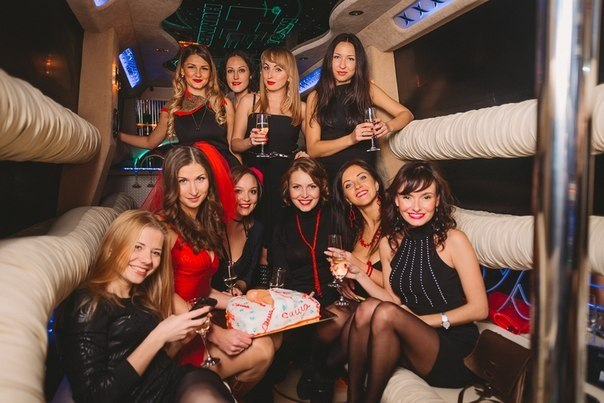
%> input picture test/g1.jpg, 604 x 403 px
$ octave --eval "demo1;"   (GNU Octave 9; MATLAB toolbox functions it lacks are replaced by stand-ins)
%> lines starting %> are read from the running program, lines starting %| are printed output that depends on the picture; in (x1, y1, x2, y2) boxes, pixels count from 0 and x2, y2 are one past the last pixel; in counts of white or black regions, pixels touching at a corner belong together; the program's own positions count from 1
function [] = demo1(group, single)
% Face identification using by euclidian distance
% Identify person from group of persons
% group - photo of a group of persons
% single - photo of a single person which face identified from group

% default options
% group - group image file
if ~exist('group','var'), group = '../test/g1.jpg'; end

% single - single image file
if ~exist('single','var'), single = '../test/s1.jpg'; end

% face' size
M = 0;
N = 0;

% Black box
faceDetector = vision.CascadeObjectDetector;

%% 1. Group
% 1.1. Read image
% 1.2. Extract faces from image
% 1.3. Unfold faces matrices to a vectors
g_vec = [];
g_faces = {};
G_rgb = imread(group);
%> G_rgb is the input picture: size 403x604x3 uint8; mean R, G, B 103.7, 77.2, 66.4
G_gray = rgb2gray(G_rgb);
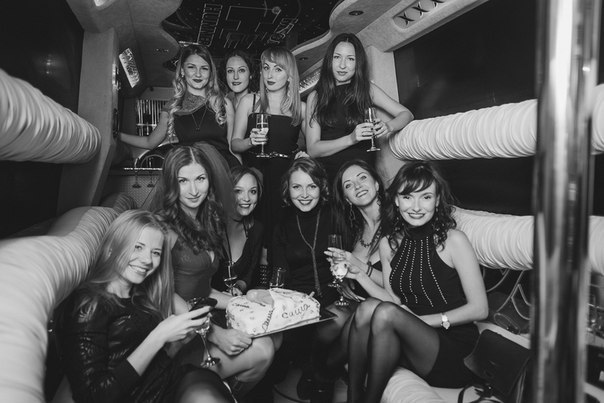
%> G_gray: size 403x604 uint8; min 2, max 253, mean 83.9
g_boxes = step(faceDetector, G_rgb);
%> g_boxes = [171 165 44 44; 180 55 38 38; 221 60 32 32; 230 179 35 35; 253 55 40 40; 286 173 39 39; 327 45 37 37; 394 179 49 49]

if size(g_boxes,1)
    % Show detected faces
    g_rgb_detected = insertObjectAnnotation(G_rgb, 'rectangle', g_boxes(:,:), 'face');
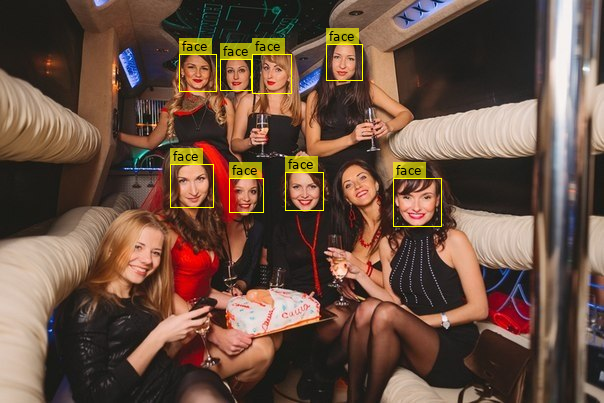
%> g_rgb_detected: size 403x604x3 uint8; 2.23% of pixels changed, all inside (x1, y1, x2, y2) = (170, 28, 442, 227)
    g_gray_detected = insertObjectAnnotation(G_gray, 'rectangle', g_boxes(:,:), 'face');
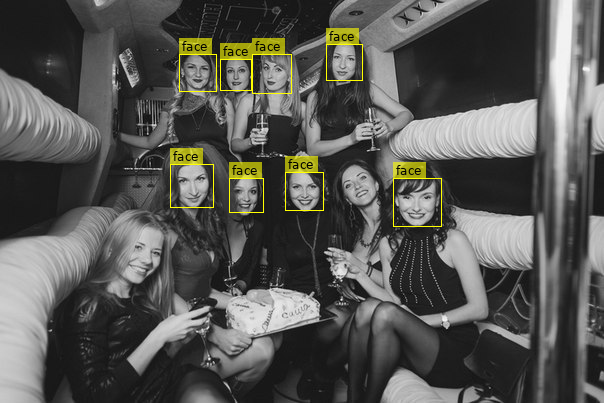
%> g_gray_detected: size 403x604x3 uint8; mean R, G, B 86.5, 86.5, 82.9
    % Set face' size
    M = floor(mean(g_boxes(:,3)));
%> M = 39
    N = M;
%> N = 39
    % extract faces
    for i=1:size(g_boxes,1)
        p = imresize(G_rgb(g_boxes(i,2):g_boxes(i,2)+g_boxes(i,4),g_boxes(i,1):g_boxes(i,1)+g_boxes(i,3),:),[M,NaN]);
        g_faces(i) = p;
        g_vec = [g_vec; double(reshape(p,[1, size(p,1)^2]))];
    end
%> this loop made 1 pass
%> pass 1, in demo1, `p = imresize(G_rgb(g_boxes(i,2):g_boxes(i,2)+g_boxes(i,4),g_boxes(i,1)..`:
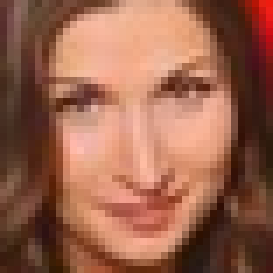
%> p: size 39x39x3 uint8 (shown 7 times larger); mean R, G, B 153.6, 99, 77.3

end
%% 2. Single
% 2.1. Read image
% 2.2. Extract faces from image
% 2.3. Unfold faces matrices to a vectors
% 2.4. Normalize faces
S = imread(single);
sboxes = step(faceDetector, S);
s = [];
if size(sboxes,1)
    s = imresize(S(sboxes(1,2):sboxes(1,2)+sboxes(1,4),sboxes(1,1):sboxes(1,1)+sboxes(1,3)),[M,NaN]);
    s = double(reshape(s,[1,size(s,1)^2]));
end

if size(g_vec,1) && size(s,1)
    %% 4. Identification
    d = bsxfun(@minus, g_vec,s);
    dist = arrayfun(@(idx) norm(d(idx,:)), 1:size(d,1)).^2;
    [a,b] = min(dist);
    GFaces = insertObjectAnnotation(G_rgb, 'rectangle', g_boxes(b,:), 'Target');
    SFaces = insertObjectAnnotation(S, 'rectangle', sboxes(1,:), 'Source');
    imwrite(GFaces, 'G.jpeg'); imwrite(SFaces, 'S.jpeg');
    %subplot(1,2,1); subimage(GFaces);
    %subplot(1,2,2); subimage(SFaces);
else
    fprintf('Error\n');
end
end
%> (the run ends here)

$ run again, with test/g2.jpg copied over test/g1.jpg
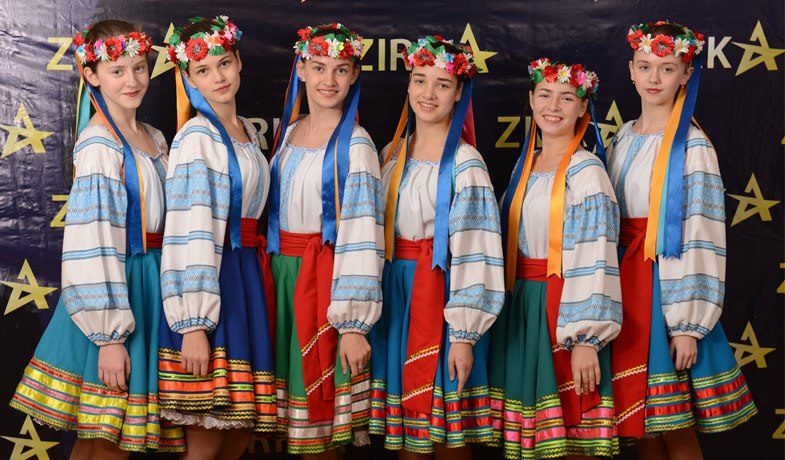
%> input picture test/g2.jpg, 785 x 460 px
%> in demo1, G_rgb is the input picture: size 460x785x3 uint8; mean R, G, B 109.3, 90.6, 87.6
%> g_boxes = [103 51 54 54; 190 49 54 54; 304 51 53 53; 404 63 56 56; 530 77 53 53; 549 239 96 96; 628 48 56 56]
%> g_rgb_detected: size 460x785x3 uint8; 1.48% of pixels changed, all inside (x1, y1, x2, y2) = (102, 31, 683, 334)
%> in demo1, `g_gray_detected = insertObjectAnnotation(G_gray, 'rectangle', g_boxes(..`:
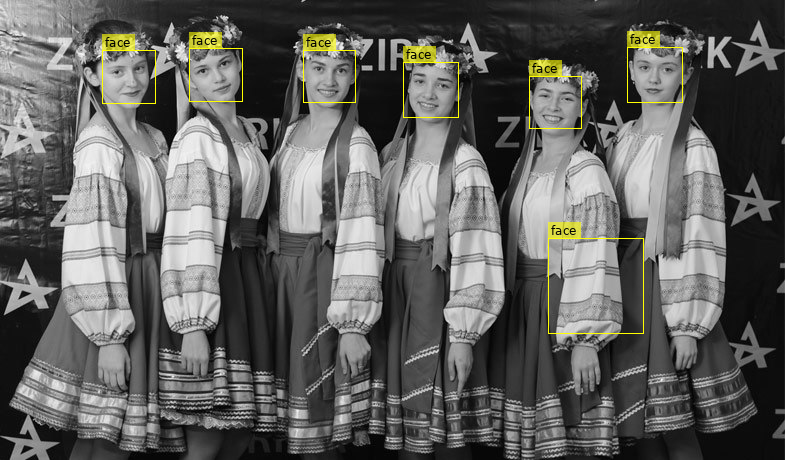
%> g_gray_detected: size 460x785x3 uint8; mean R, G, B 97.1, 97.1, 94.6
%> M = 60
%> the loop in demo1, `for i=1:size(g_boxes,1)` made 1 pass
%> pass 1, in demo1, `p = imresize(G_rgb(g_boxes(i,2):g_boxes(i,2)+g_boxes(i,4),g_boxes(i,1)..`:
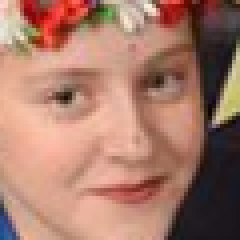
%> p: size 60x60x3 uint8 (shown 4 times larger); mean R, G, B 167.7, 122, 105.7

$ run again, with test/g4.jpg copied over test/g1.jpg
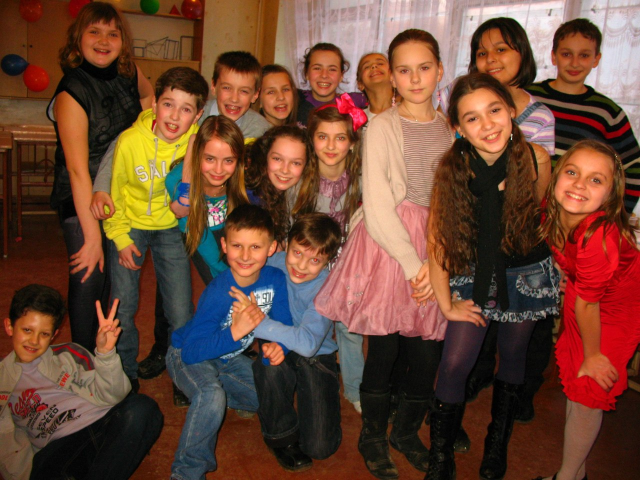
%> input picture test/g4.jpg, 1280 x 960 px (shown at 1/2 size)
%> in demo1, G_rgb is the input picture: size 960x1280x3 uint8; mean R, G, B 107, 70.2, 53.3
%> g_boxes = 17 rows, first 8: [24 629 93 93; 159 31 97 97; 304 175 103 103; 393 286 92 92; 431 149 82 82; 448 461 90 90; 518 153 82 82; 530 289 89 89]
%> g_rgb_detected: size 960x1280x3 uint8; 1.23% of pixels changed, all inside (x1, y1, x2, y2) = (23, 14, 1236, 721)
%> in demo1, `g_gray_detected = insertObjectAnnotation(G_gray, 'rectangle', g_boxes(..`:
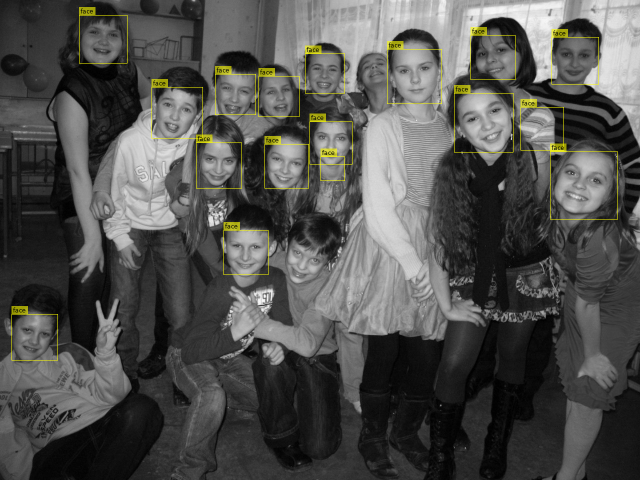
%> g_gray_detected: size 960x1280x3 uint8 (shown at 1/2 size); mean R, G, B 80.8, 80.8, 78.5
%> M = 92
%> the loop in demo1, `for i=1:size(g_boxes,1)` made 1 pass
%> pass 1, in demo1, `p = imresize(G_rgb(g_boxes(i,2):g_boxes(i,2)+g_boxes(i,4),g_boxes(i,1)..`:
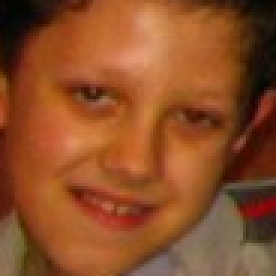
%> p: size 92x92x3 uint8 (shown 3 times larger); mean R, G, B 140.2, 77.6, 39.7
